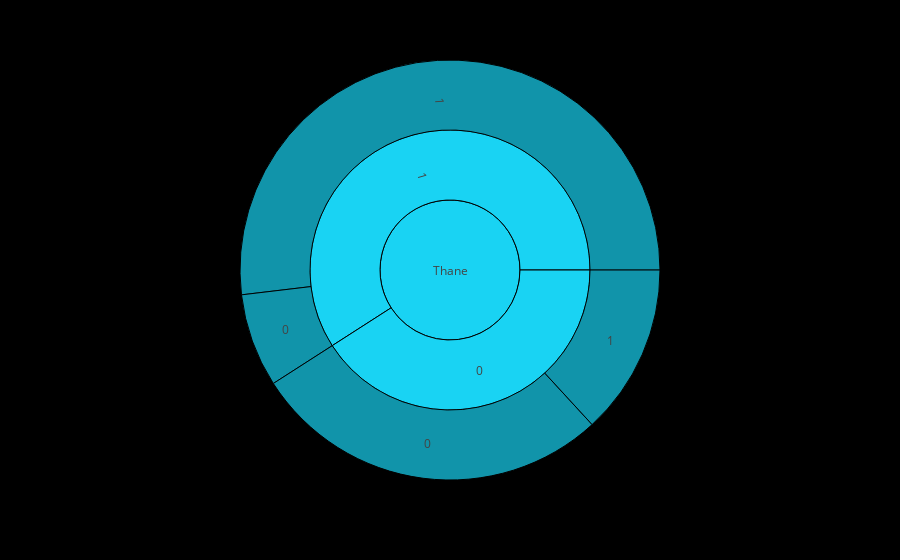

Notebook source saved alongside this figure:
### Code cell
fig =px.sunburst(data, path=['City', 'Depression', 'Suicidal Thoughts'])
fig.update_layout(
    template='plotly_dark',
    paper_bgcolor='black',
    plot_bgcolor='black'
)
fig.show()

### Figure 1 — Plotly figure (JSON) as saved in the notebook; plotly's stock layout.template omitted (floating-point values rounded to 4 significant figures; data arrays with more than 128 entries replaced by an {"elided": "..."} marker saying what was removed)
{"data": [{"branchvalues": "total", "domain": {"x": [0, 1], "y": [0, 1]}, "hovertemplate": "labels=%{label}<br>count=%{value}<br>parent=%{parent}<br>id=%{id}<extra></extra>", "ids": {"elided": "258 str values"}, "labels": {"elided": "258 str values"}, "level": "Thane", "name": "", "parents": {"elided": "258 str values"}, "type": "sunburst", "values": {"elided": "258 int values"}}], "layout": {"autosize": true, "legend": {"tracegroupgap": 0}, "margin": {"t": 60}, "paper_bgcolor": "black", "plot_bgcolor": "black"}}
